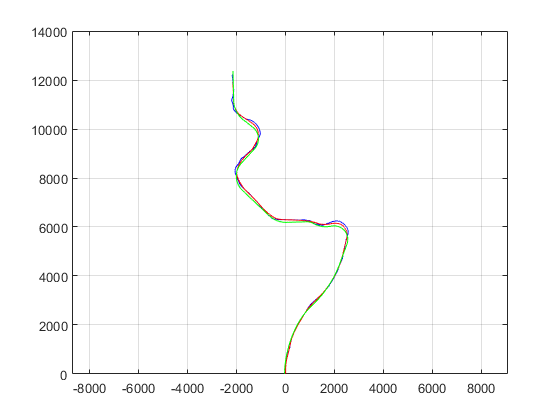
#> input picture 2016_03_20_08_xp/keil/handle_radar/USER/code/script/Route/untitled.bmp, 560 x 420 px; its folder holds only this picture in this run
$ python -i radar_plot.py   (imports and definitions only)   (Python 2 division)
#> lines starting #> are read from the running program, lines starting #| are printed output that depends on the picture
import numpy as np
import matplotlib.pyplot as plt
from matplotlib import animation
import traceback
fig = plt.figure()
ax1 = fig.add_subplot(1, 1, 1)
line, = ax1.plot([], [],'r*')
p1, = ax1.plot([], [],'r*')
cr1, = ax1.plot([],[],'g')
cr2, = ax1.plot([],[],'g')
cen, = ax1.plot([],[],'y.')

ls1, = ax1.plot([],[],'y-')
ls2, = ax1.plot([],[],'y-')
ls3, = ax1.plot([],[],'y-')
ls4, = ax1.plot([],[],'#5a3717',linewidth = 2)

path = \
    [
        [1526,1041,687,333,-20],
        [6584,7057,6705,7056,6705]
    ]
# [1 line not run here, left out]
t = []
def init():
    line.set_data([], [])

island = \
        [
            {'ord' : [787.88,7228.40 ], 'phi': 0, 'en' : 0},
            {'ord' : [687.88,7128.40 ], 'phi': 0, 'en' : 0} ,
            {'ord' : [587.88,7228.40 ], 'phi': 0, 'en' : 0},
            {'ord' : [81.21,7228.40  ], 'phi':  0, 'en'  : 0},
            {'ord' : [-19.21,7128.40 ], 'phi': 0, 'en'  : 0},
            {'ord' : [-119.34,7228.40], 'phi':0,'en' : 0},
            {'ord' : [234.34,6533.43 ], 'phi': 0,'en' : 0},
            {'ord' : [334.34,6633.43 ], 'phi': 0,'en' : 0},
            {'ord' : [434.34,6533.43 ], 'phi': 0,'en' : 0},
            {'ord' : [941.44,6533.43 ], 'phi':0,'en' : 0},
            {'ord' : [1041.44,6633.43], 'phi':0,'en' : 0},
            {'ord' : [1141.44,6533.43], 'phi':0,'en' : 0},
        ]


x = []
y = []

# [72 lines left out: functions rotate, getord_mod2, not called in this run]
def animate(i):
    global x,y,ls4
    global line
    x = [0]
    y = [0]

    # for i in range(6):
    #     island[i]['en'] = 0
    try:
        f = open('point','r')
        c = f.read(-1)
        k = eval(c.replace(')','),'))
        for i in range(len(k)):
            if k[i][2] == 1.0:
                island[0]['phi'] = -0.762972160237 #k[i][0]
                island[2]['phi'] = -0.0495 #k[i][1]
            if k[i][2] == 2.0:
                island[3]['phi'] = -0.256497 + 0.01 #k[i][0]
            if k[i][2] == 3.0:
                island[7]['phi'] = 0.440337646171 #k[i][0]
                island[8]['phi'] = k[i][1]

                #island[3]['en'] = 1
            # if k[i][2] == 4:
            #     island[4]['phi'] = k[i][1]
            #     island[5]['phi'] = k[i][0]
            #     island[4]['en'] = 1
            #     island[5]['en'] = 1
        f.close()
        # [9 lines of commented-out code are left out]
        arr = getord_mod2([0,3,0,7])
        x = x + arr[0]
        y = y + arr[1]
        # [6 lines of commented-out code are left out]
    except Exception:
        pass
        #print traceback.print_exc()
    return line


# [24 lines not run here, left out]

>>> import cv2
>>> picture = cv2.imread('Route/untitled.bmp', cv2.IMREAD_GRAYSCALE)
#> picture: shape (420, 560); min 29, max 255, mean 250.8
>>> result = animate(picture)
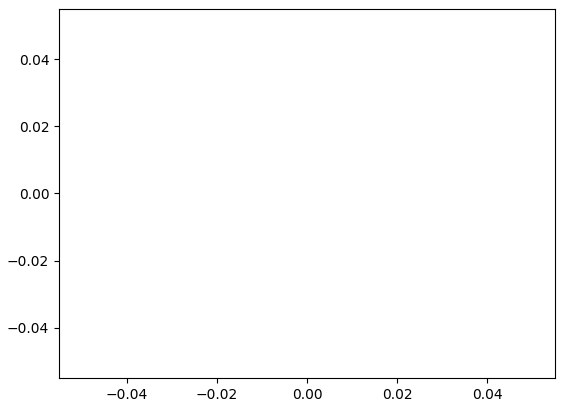
#> figure drawn by matplotlib, 1 panel
